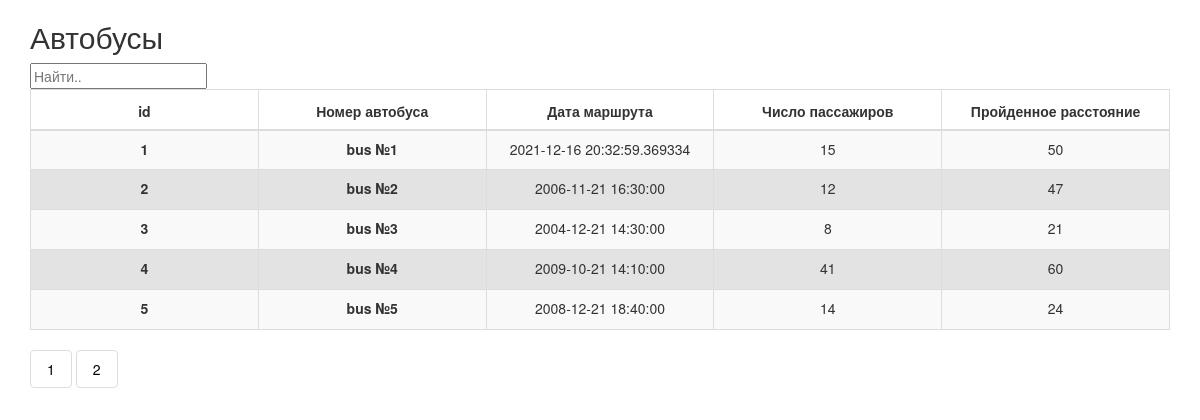
The page / on the database its author committed.
### core/models.py (models this page shows, shortened)
class Wel(db.Model):
    __tablename__ = 'wels'
    id = db.Column(db.Integer(), primary_key=True)
    date = db.Column(db.DateTime(), nullable=False)
    title = db.Column(db.String(), nullable=False)
    quantity = db.Column(db.Integer(),nullable=False)
    distance = db.Column(db.Integer(),nullable=False)

### core/routes.py (the view)
@app.route('/')
def index():
    page = request.args.get('page', 1, type=int)
    wels = Wel.query.paginate(page=page, per_page=5)
    return render_template('index.html', wels=wels)

### core/templates/index.html
{% extends 'base.html' %}
{% block content %}
    <div class="container">
    <h2>Автобусы</h2>
    <input id="myInput" type="text" placeholder="Найти..">
    <br>
    <table class="table table-bordered table-striped table_sort">
                <thead>
                    <tr>
                        <th>id</th>
                        <th>Номер автобуса</th>
                        <th>Дата маршрута</th>
                        <th>Число пассажиров</th>
                        <th>Пройденное расстояние</th>
                    </tr>
                </thead>
                <tbody id="myTable">
                {% for wel in wels.items %}
                <tr>
                    <th>{{wel.id}}</th>
                    <th>{{wel.title}}</th>
                    <td>{{wel.date}}</td>
                    <td>{{wel.quantity}}</td>
                    <td>{{wel.distance}}</td>
                {% endfor %}
                </tr>
            </tbody>
    </table>
  </div>
<div class="container">
        {% for page_num in wels.iter_pages(left_edge=1, right_edge=2, left_current=2, right_current=2) %}
              {% if page_num %}
                  {% if page_num == wels.page %}
            <ul class="pagination">
              <li><a href="{{url_for('index', page=page_num)}}"> {{ page_num }} </a></li>
         </ul>
            {% else %}
            <ul class="pagination">
              <li><a href="{{url_for('index', page=page_num)}}"> {{ page_num }} </a></li>
              {% endif %}
              {% else %}
              ...
              {% endif %}
          {% endfor %}
</div>
{% endblock %}

### core/static/css/style.css (style rules this page uses)
ul.pagination { display: inline-block; padding: 0; margin: 0; }
ul.pagination li { display: inline; }
ul.pagination li a { color: black; float: left; padding: 8px 16px; text-decoration: none; }
.table_sort td, .table_sort th { width: 150px; height: 40px; text-align: center; border: 2px solid #846868; }
.table_sort tbody tr:nth-child(even) { background: #e3e3e3; }

### rows shown on the page
Wel: id "1", title "bus №1", date "2021-12-16 20:32:59.369334", quantity "15", distance "50"
Wel: id "2", title "bus №2", date "2006-11-21 16:30:00", quantity "12", distance "47"
Wel: id "3", title "bus №3", date "2004-12-21 14:30:00", quantity "8", distance "21"
Wel: id "4", title "bus №4", date "2009-10-21 14:10:00", quantity "41", distance "60"
Wel: id "5", title "bus №5", date "2008-12-21 18:40:00", quantity "14", distance "24"

### other values the page prints
{{ page_num }} "1"
{{ page_num }} "2"
